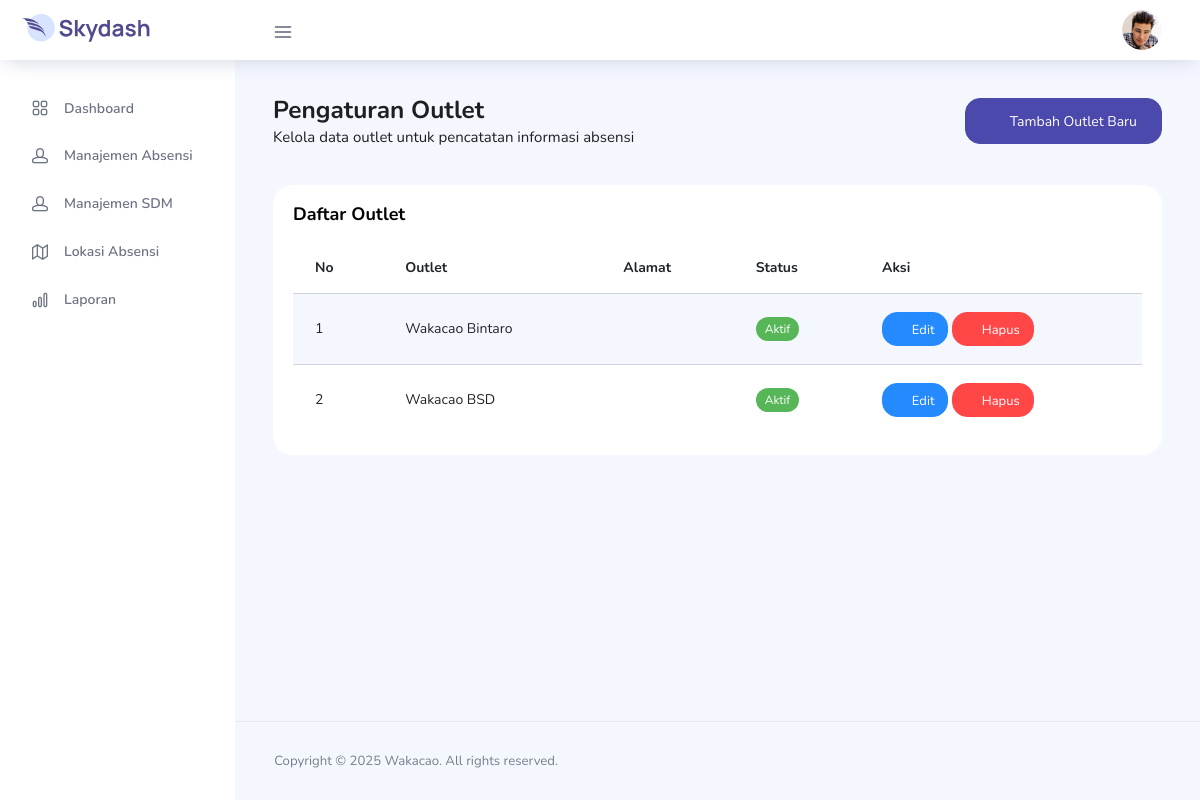
The page /admin/location_settings.php (signed in) on the database as committed earlier.
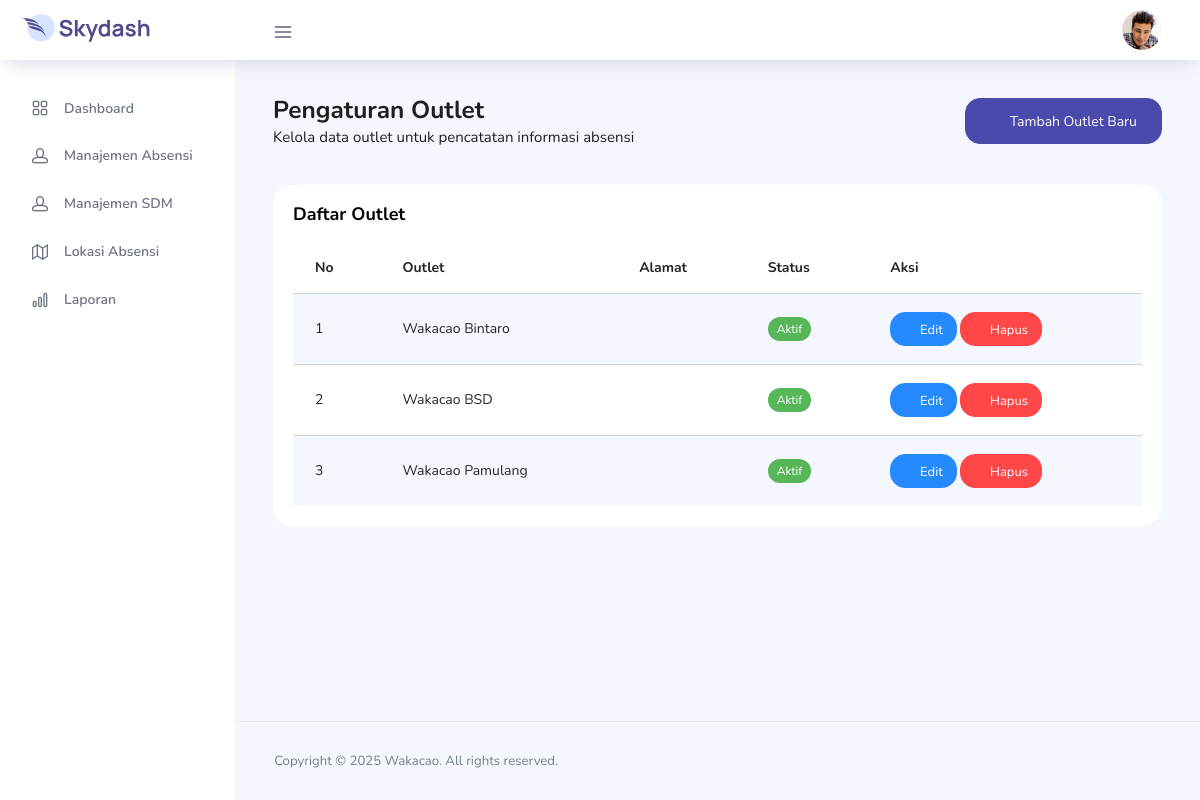
The same page on the database as committed later.
### tables this page shows
CREATE TABLE `locations` (
  `id` int(11) NOT NULL,
  `outlet_name` varchar(100) NOT NULL,
  `latitude` decimal(10,8) NOT NULL,
  `longitude` decimal(11,8) NOT NULL,
  `radius` int(11) NOT NULL DEFAULT 100,
  `active` tinyint(1) NOT NULL DEFAULT 1,
  `created_at` timestamp NOT NULL DEFAULT current_timestamp(),
  `updated_at` timestamp NOT NULL DEFAULT current_timestamp() ON UPDATE current_timestamp()
);

### admin/location_settings.php (the view, shortened to what the changed rows need)
<?php
require_once '../config.php';
$query_locations = "SELECT * FROM locations ORDER BY outlet_name";
$result_locations = mysqli_query($koneksi, $query_locations);
$locations = [];
if ($result_locations) {
    while ($row = mysqli_fetch_assoc($result_locations)) {
        $locations[] = $row;
    }
}
?>
<!DOCTYPE html>
<html lang="en">
<head>
  <link rel="stylesheet" href="../vendors/feather/feather.css">
  <link rel="stylesheet" href="../vendors/ti-icons/css/themify-icons.css">
  <link rel="stylesheet" href="../vendors/css/vendor.bundle.base.css">
  <link rel="stylesheet" href="../vendors/datatables.net-bs4/dataTables.bootstrap4.css">
  <link rel="stylesheet" href="../css/vertical-layout-light/style.css">
</head>
<body>
  <div class="container-scroller">
    <?php include 'sidebar.php'; ?>
    <div class="main-panel">
      <div class="content-wrapper">
        <div class="row">
          <div class="col-md-12 grid-margin stretch-card">
            <div class="card">
              <div class="card-body">
                <div class="table-responsive">
                  <table class="table table-striped table-hover">
                    <thead>
                      <tr>
                        <th>No</th>
                        <th>Outlet</th>
                        <th>Alamat</th>
                        <th>Status</th>
                        <th>Aksi</th>
                      </tr>
                    </thead>
                    <tbody>
                      <?php if (count($locations) > 0): ?>
                        <?php $no = 1; foreach ($locations as $location): ?>
                        <tr>
                          <td><?php echo $no++; ?></td>
                          <td><?php echo $location['outlet_name']; ?></td>
                          <td><?php echo $location['address']; ?></td>
                          <td>
                            <span class="badge <?php echo $location['active'] ? 'badge-success' : 'badge-danger'; ?>">
                              <?php echo $location['active'] ? 'Aktif' : 'Tidak Aktif'; ?>
                            </span>
                          </td>
                          <td>
                            <a href="?action=edit&id=<?php echo $location['id']; ?>" class="btn btn-sm btn-info">
                              <i class="ti-pencil"></i> Edit
                            </a>
                            <a href="?action=delete&id=<?php echo $location['id']; ?>" class="btn btn-sm btn-danger" onclick="return confirm('Yakin ingin menghapus outlet ini?')">
                              <i class="ti-trash"></i> Hapus
                            </a>
                          </td>
                        </tr>
                        <?php endforeach; ?>
                      <?php else: ?>
                        <tr>
                          <td colspan="5" class="text-center">Belum ada data outlet</td>
                        </tr>
                      <?php endif; ?>
                    </tbody>
                  </table>
                </div>
              </div>
            </div>
          </div>
        </div>
      </div>
    </div>
  </div>
</body>
</html>

Rows that differ between the two databases and show on the page:
added locations: outlet_name "Wakacao Pamulang", active "Aktif"
